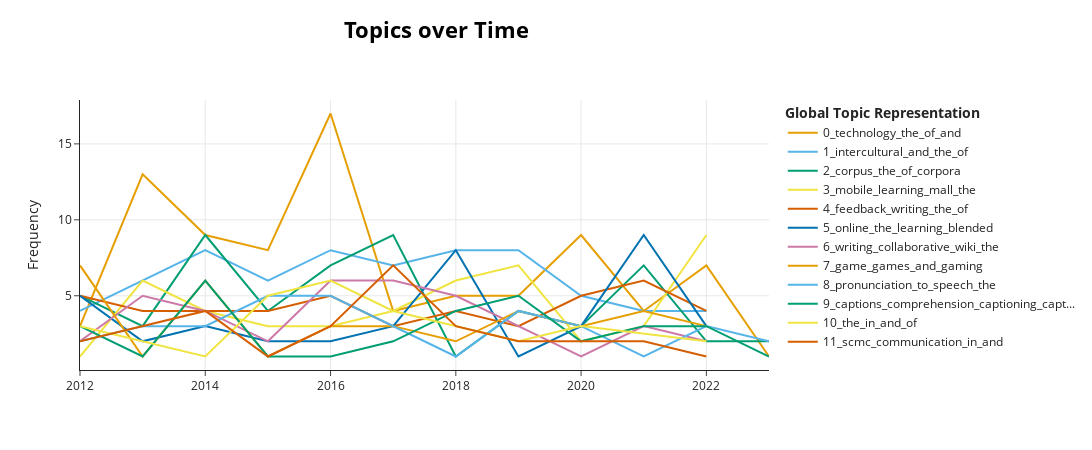

Notebook cell for this chart:
### Code cell
model.visualize_topics_over_time(topics_over_time, topics=[0, 1, 2, 3, 4, 5, 6, 7, 8, 9, 10, 11])
#can innclude topics changing topics_over_time TO topics_over_time, topics=[x, y, z, etc.]

### Figure 1 — Plotly figure (JSON) as saved in the notebook; plotly's stock layout.template omitted (floating-point values rounded to 4 significant figures)
{"data": [{"hoverinfo": "text", "hovertext": ["<b>Topic 0</b><br>Words: floor, lesson, technology, the, of", "<b>Topic 0</b><br>Words: call, of, technology, and, the", "<b>Topic 0</b><br>Words: ict, of, teachers, the, and", "<b>Topic 0</b><br>Words: technology, teachers, call, and, of", "<b>Topic 0</b><br>Words: technology, the, of, tpack, and", "<b>Topic 0</b><br>Words: teachers, call, the, of, and", "<b>Topic 0</b><br>Words: of, technological, the, ict, technology", "<b>Topic 0</b><br>Words: technology, call, and, of, the", "<b>Topic 0</b><br>Words: technology, of, call, the, language", "<b>Topic 0</b><br>Words: ict, technology, call, learning, and", "<b>Topic 0</b><br>Words: technology, tpack, teachers, the, and", "<b>Topic 0</b><br>Words: principles, tetblt, set, consensus, of"], "marker": {"color": "#E69F00"}, "mode": "lines", "name": "0_technology_the_of_and", "type": "scatter", "x": [2012, 2013, 2014, 2015, 2016, 2017, 2018, 2019, 2020, 2021, 2022, 2023], "y": [3, 13, 9, 8, 17, 4, 5, 5, 9, 4, 7, 1]}, {"hoverinfo": "text", "hovertext": ["<b>Topic 1</b><br>Words: intercultural, and, in, es, the", "<b>Topic 1</b><br>Words: and, the, chinese, in, intercultural", "<b>Topic 1</b><br>Words: the, and, intercultural, of, to", "<b>Topic 1</b><br>Words: and, intercultural, of, the, telecollaboration", "<b>Topic 1</b><br>Words: the, project, and, of, telecollaboration", "<b>Topic 1</b><br>Words: intercultural, and, the, of, telecollaboration", "<b>Topic 1</b><br>Words: intercultural, telecollaborative, and, icc, the", "<b>Topic 1</b><br>Words: and, intercultural, the, in, telecollaboration", "<b>Topic 1</b><br>Words: telecollaboration, and, their, intercultural, the", "<b>Topic 1</b><br>Words: intercultural, cultural, students, of, and", "<b>Topic 1</b><br>Words: the, of, telecollaborative, telecollaboration, and"], "marker": {"color": "#56B4E9"}, "mode": "lines", "name": "1_intercultural_and_the_of", "type": "scatter", "x": [2012, 2013, 2014, 2015, 2016, 2017, 2018, 2019, 2020, 2021, 2022], "y": [4, 6, 8, 6, 8, 7, 8, 8, 5, 4, 4]}, {"hoverinfo": "text", "hovertext": ["<b>Topic 2</b><br>Words: corpus, stance, the, punctuation, of", "<b>Topic 2</b><br>Words: linking, adverbials, ddl, corpus, of", "<b>Topic 2</b><br>Words: corpus, the, corpora, ddl, of", "<b>Topic 2</b><br>Words: corpus, of, the, word, to", "<b>Topic 2</b><br>Words: corpus, the, of, collocation, ddl", "<b>Topic 2</b><br>Words: corpus, corpora, of, use, the", "<b>Topic 2</b><br>Words: ddl, overgenerated, their, corpus, grammar", "<b>Topic 2</b><br>Words: corpus, ddl, the, of, query", "<b>Topic 2</b><br>Words: questions, the, question, to, of", "<b>Topic 2</b><br>Words: corpus, corpora, of, the, collocation", "<b>Topic 2</b><br>Words: corpus, corpora, ddl, of, normalisation", "<b>Topic 2</b><br>Words: corpus, cl, corpora, teachers, training"], "marker": {"color": "#009E73"}, "mode": "lines", "name": "2_corpus_the_of_corpora", "type": "scatter", "x": [2012, 2013, 2014, 2015, 2016, 2017, 2018, 2019, 2020, 2021, 2022, 2023], "y": [5, 3, 9, 4, 7, 9, 1, 4, 3, 7, 2, 2]}, {"hoverinfo": "text", "hovertext": ["<b>Topic 3</b><br>Words: mobile, mall, learning, phones, srl", "<b>Topic 3</b><br>Words: mobile, learning, mall, of, the", "<b>Topic 3</b><br>Words: mall, mobile, of, the, learning", "<b>Topic 3</b><br>Words: mobile, mall, studies, learning, of", "<b>Topic 3</b><br>Words: mobile, learning, devices, vocabulary, students", "<b>Topic 3</b><br>Words: mobile, learning, smartphone, and, devices", "<b>Topic 3</b><br>Words: mobile, learning, and, mall, the", "<b>Topic 3</b><br>Words: mobile, learning, the, of, and", "<b>Topic 3</b><br>Words: mobile, mall, app, reading, users", "<b>Topic 3</b><br>Words: mobile, mall, learning, melr, and", "<b>Topic 3</b><br>Words: mobile, learning, of, the, and"], "marker": {"color": "#F0E442"}, "mode": "lines", "name": "3_mobile_learning_mall_the", "type": "scatter", "x": [2012, 2013, 2014, 2015, 2016, 2017, 2018, 2019, 2020, 2021, 2022], "y": [1, 6, 4, 3, 3, 4, 6, 7, 2, 3, 9]}, {"hoverinfo": "text", "hovertext": ["<b>Topic 4</b><br>Words: the, errors, feedback, writing, of", "<b>Topic 4</b><br>Words: feedback, writing, the, clinic, and", "<b>Topic 4</b><br>Words: feedback, writing, awe, the, corrective", "<b>Topic 4</b><br>Words: feedback, writing, students, the, to", "<b>Topic 4</b><br>Words: feedback, the, writing, errors, of", "<b>Topic 4</b><br>Words: writing, cf, the, academic, feedback", "<b>Topic 4</b><br>Words: writing, errors, feedback, the, to", "<b>Topic 4</b><br>Words: feedback, writing, the, academic, drills", "<b>Topic 4</b><br>Words: writing, feedback, argumentative, the, and", "<b>Topic 4</b><br>Words: writing, feedback, cf, the, error", "<b>Topic 4</b><br>Words: feedback, writing, awe, the, to"], "marker": {"color": "#D55E00"}, "mode": "lines", "name": "4_feedback_writing_the_of", "type": "scatter", "x": [2012, 2013, 2014, 2015, 2016, 2017, 2018, 2019, 2020, 2021, 2022], "y": [5, 4, 4, 4, 5, 3, 4, 3, 5, 6, 4]}, {"hoverinfo": "text", "hovertext": ["<b>Topic 5</b><br>Words: blended, online, hybrid, course, the", "<b>Topic 5</b><br>Words: data, bl, to, blended, of", "<b>Topic 5</b><br>Words: blended, mooc, summary, online, the", "<b>Topic 5</b><br>Words: methodology, f2f, online, instruction, teacher", "<b>Topic 5</b><br>Words: labeling, open, model, tutees, the", "<b>Topic 5</b><br>Words: of, courses, discussion, data, to", "<b>Topic 5</b><br>Words: online, course, learning, the, to", "<b>Topic 5</b><br>Words: f2f, learning, roles, blended, online", "<b>Topic 5</b><br>Words: blended, learning, the, students, and", "<b>Topic 5</b><br>Words: course, blended, online, of, learning", "<b>Topic 5</b><br>Words: lmoocs, the, learning, attention, of"], "marker": {"color": "#0072B2"}, "mode": "lines", "name": "5_online_the_learning_blended", "type": "scatter", "x": [2012, 2013, 2014, 2015, 2016, 2017, 2018, 2019, 2020, 2021, 2022], "y": [5, 2, 3, 2, 2, 3, 8, 1, 3, 9, 3]}, {"hoverinfo": "text", "hovertext": ["<b>Topic 6</b><br>Words: the, writing, reviewer, comments, collaborative", "<b>Topic 6</b><br>Words: wiki, writing, collaborative, wikis, students", "<b>Topic 6</b><br>Words: writing, collaborative, wiki, the, of", "<b>Topic 6</b><br>Words: wikipedia, writing, the, to, reviewers", "<b>Topic 6</b><br>Words: writing, collaborative, peer, comments, in", "<b>Topic 6</b><br>Words: writing, collaborative, wiki, the, of", "<b>Topic 6</b><br>Words: writing, collaborative, in, and, peer", "<b>Topic 6</b><br>Words: collaborative, wiki, writing, and, the", "<b>Topic 6</b><br>Words: comments, peer, writing, eap, wiki", "<b>Topic 6</b><br>Words: writing, comments, peer, cw, the", "<b>Topic 6</b><br>Words: automated, regulation, appropriation, feedback, writing"], "marker": {"color": "#CC79A7"}, "mode": "lines", "name": "6_writing_collaborative_wiki_the", "type": "scatter", "x": [2012, 2013, 2014, 2015, 2016, 2017, 2018, 2019, 2020, 2021, 2022], "y": [2, 5, 4, 2, 6, 6, 5, 3, 1, 3, 2]}, {"hoverinfo": "text", "hovertext": ["<b>Topic 7</b><br>Words: game, games, and, of, playing", "<b>Topic 7</b><br>Words: game, gaming, culture, games, playing", "<b>Topic 7</b><br>Words: game, games, gaming, and, in", "<b>Topic 7</b><br>Words: games, gameplay, in, learning, game", "<b>Topic 7</b><br>Words: game, activities, that, wow, in", "<b>Topic 7</b><br>Words: game, the, to, playing, learning", "<b>Topic 7</b><br>Words: game, spaceteam, and, school, as", "<b>Topic 7</b><br>Words: vocabulary, game, l2, games, and", "<b>Topic 7</b><br>Words: gaming, game, games, dgbll, language", "<b>Topic 7</b><br>Words: game, flow, learning, lesl, and", "<b>Topic 7</b><br>Words: game, games, gamification, the, gamifying"], "marker": {"color": "#E69F00"}, "mode": "lines", "name": "7_game_games_and_gaming", "type": "scatter", "x": [2012, 2013, 2014, 2015, 2016, 2017, 2018, 2019, 2020, 2021, 2022], "y": [7, 1, 6, 1, 3, 3, 2, 4, 3, 4, 3]}, {"hoverinfo": "text", "hovertext": ["<b>Topic 8</b><br>Words: asr, eor, articulatory, scored, pronunciation", "<b>Topic 8</b><br>Words: speech, indices, pronunciation, icf, mispronunciations", "<b>Topic 8</b><br>Words: tongue, pronunciation, production, acoustic, speech", "<b>Topic 8</b><br>Words: recognition, word, speech, of, system", "<b>Topic 8</b><br>Words: training, pronunciation, to, and, the", "<b>Topic 8</b><br>Words: wrs, cf, proficiency, pronunciation, tts", "<b>Topic 8</b><br>Words: perception, training, to, perceptual, pronunciation", "<b>Topic 8</b><br>Words: pronunciation, capt, the, to, of", "<b>Topic 8</b><br>Words: pronunciation, training, to, the, tts", "<b>Topic 8</b><br>Words: transcription, allophonic, midterm, learners, ci", "<b>Topic 8</b><br>Words: pronunciation, asr, speech, to, gt", "<b>Topic 8</b><br>Words: asr, listeners, speech, srt, l1"], "marker": {"color": "#56B4E9"}, "mode": "lines", "name": "8_pronunciation_to_speech_the", "type": "scatter", "x": [2012, 2013, 2014, 2015, 2016, 2017, 2018, 2019, 2020, 2021, 2022, 2023], "y": [2, 3, 3, 5, 5, 3, 1, 4, 3, 1, 3, 2]}, {"hoverinfo": "text", "hovertext": ["<b>Topic 9</b><br>Words: captions, movies, vocabulary, learning, and", "<b>Topic 9</b><br>Words: captions, reliance, caption, captioning, learners", "<b>Topic 9</b><br>Words: captions, captioning, comprehension, keyword, the", "<b>Topic 9</b><br>Words: caption, captions, words, filtering, excluded", "<b>Topic 9</b><br>Words: aca, ata, vocabulary, l2, animation", "<b>Topic 9</b><br>Words: captioning, words, comprehension, captions, psc", "<b>Topic 9</b><br>Words: captioning, captions, keyword, the, to", "<b>Topic 9</b><br>Words: captions, comprehension, videos, dual, video", "<b>Topic 9</b><br>Words: caption, captions, listening, full, video", "<b>Topic 9</b><br>Words: captions, comprehension, vlogs, proficiency, the", "<b>Topic 9</b><br>Words: captions, full, caption, keyword, proficient", "<b>Topic 9</b><br>Words: captions, comprehension, viewing, nonverbal, full"], "marker": {"color": "#009E73"}, "mode": "lines", "name": "9_captions_comprehension_captioning_capt...", "type": "scatter", "x": [2012, 2013, 2014, 2015, 2016, 2017, 2018, 2019, 2020, 2021, 2022, 2023], "y": [3, 1, 6, 1, 1, 2, 4, 5, 2, 3, 3, 1]}, {"hoverinfo": "text", "hovertext": ["<b>Topic 10</b><br>Words: facebook, emoticon, in, the, and", "<b>Topic 10</b><br>Words: blogs, the, their, writing, in", "<b>Topic 10</b><br>Words: networking, sites, social, ning, in", "<b>Topic 10</b><br>Words: blogging, blog, the, and, in", "<b>Topic 10</b><br>Words: the, abroad, in, of, and", "<b>Topic 10</b><br>Words: the, and, in, of, learners", "<b>Topic 10</b><br>Words: online, sp, in, and, learning", "<b>Topic 10</b><br>Words: facebook, fanfiction, more, twitter, in", "<b>Topic 10</b><br>Words: online, of, to, vcops, and", "<b>Topic 10</b><br>Words: engagement, online, in, participants, of"], "marker": {"color": "#F0E442"}, "mode": "lines", "name": "10_the_in_and_of", "type": "scatter", "x": [2012, 2013, 2014, 2015, 2016, 2017, 2018, 2019, 2020, 2022], "y": [3, 2, 1, 5, 6, 4, 3, 2, 3, 2]}, {"hoverinfo": "text", "hovertext": ["<b>Topic 11</b><br>Words: cmc, oral, face, audio, three", "<b>Topic 11</b><br>Words: scmc, communication, synchronous, in, the", "<b>Topic 11</b><br>Words: communication, scmc, in, face, the", "<b>Topic 11</b><br>Words: cmc, oral, effect, task, studies", "<b>Topic 11</b><br>Words: scmc, based, csi, communication, css", "<b>Topic 11</b><br>Words: scmc, vt, and, communication, in", "<b>Topic 11</b><br>Words: task, negotiation, to, rules, planning", "<b>Topic 11</b><br>Words: vc, presentational, communication, fluency, tasks", "<b>Topic 11</b><br>Words: nests, nnests, learners, planning, task", "<b>Topic 11</b><br>Words: communication, interaction, mediated, in, computer", "<b>Topic 11</b><br>Words: recasts, scmc, ftf, uptake, condition"], "marker": {"color": "#D55E00"}, "mode": "lines", "name": "11_scmc_communication_in_and", "type": "scatter", "x": [2012, 2013, 2014, 2015, 2016, 2017, 2018, 2019, 2020, 2021, 2022], "y": [2, 3, 4, 1, 3, 7, 3, 2, 2, 2, 1]}], "layout": {"height": 450, "hoverlabel": {"bgcolor": "white", "font": {"family": "Rockwell", "size": 16}}, "legend": {"title": {"text": "<b>Global Topic Representation"}}, "title": {"font": {"color": "Black", "size": 22}, "text": "<b>Topics over Time</b>", "x": 0.4, "xanchor": "center", "y": 0.95, "yanchor": "top"}, "width": 1250, "xaxis": {"showgrid": true}, "yaxis": {"showgrid": true, "title": {"text": "Frequency"}}}}
